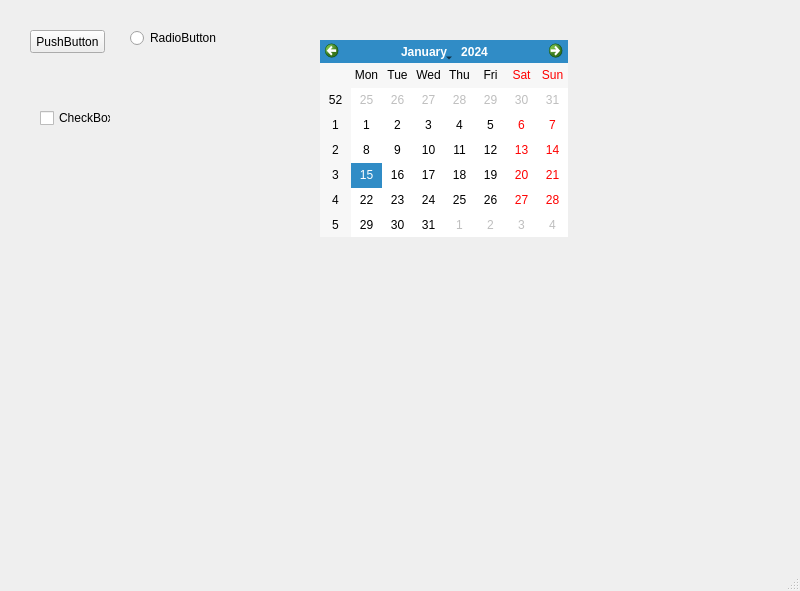
<?xml version="1.0" encoding="UTF-8"?>
<ui version="4.0">
 <class>MainWindow</class>
 <widget class="QMainWindow" name="MainWindow">
  <property name="geometry">
   <rect>
    <x>0</x>
    <y>0</y>
    <width>800</width>
    <height>591</height>
   </rect>
  </property>
  <property name="windowTitle">
   <string>MainWindow</string>
  </property>
  <widget class="QWidget" name="centralwidget">
   <widget class="QPushButton" name="pushButton">
    <property name="geometry">
     <rect>
      <x>30</x>
      <y>30</y>
      <width>75</width>
      <height>23</height>
     </rect>
    </property>
    <property name="text">
     <string>PushButton</string>
    </property>
   </widget>
   <widget class="QRadioButton" name="radioButton">
    <property name="geometry">
     <rect>
      <x>130</x>
      <y>30</y>
      <width>89</width>
      <height>16</height>
     </rect>
    </property>
    <property name="text">
     <string>RadioButton</string>
    </property>
   </widget>
   <widget class="QCheckBox" name="checkBox">
    <property name="geometry">
     <rect>
      <x>40</x>
      <y>110</y>
      <width>71</width>
      <height>16</height>
     </rect>
    </property>
    <property name="text">
     <string>CheckBox</string>
    </property>
   </widget>
   <widget class="QCalendarWidget" name="calendarWidget">
    <property name="geometry">
     <rect>
      <x>320</x>
      <y>40</y>
      <width>248</width>
      <height>197</height>
     </rect>
    </property>
   </widget>
  </widget>
  <widget class="QMenuBar" name="menubar">
   <property name="geometry">
    <rect>
     <x>0</x>
     <y>0</y>
     <width>800</width>
     <height>23</height>
    </rect>
   </property>
  </widget>
  <widget class="QStatusBar" name="statusbar"/>
 </widget>
 <resources/>
 <connections/>
</ui>
